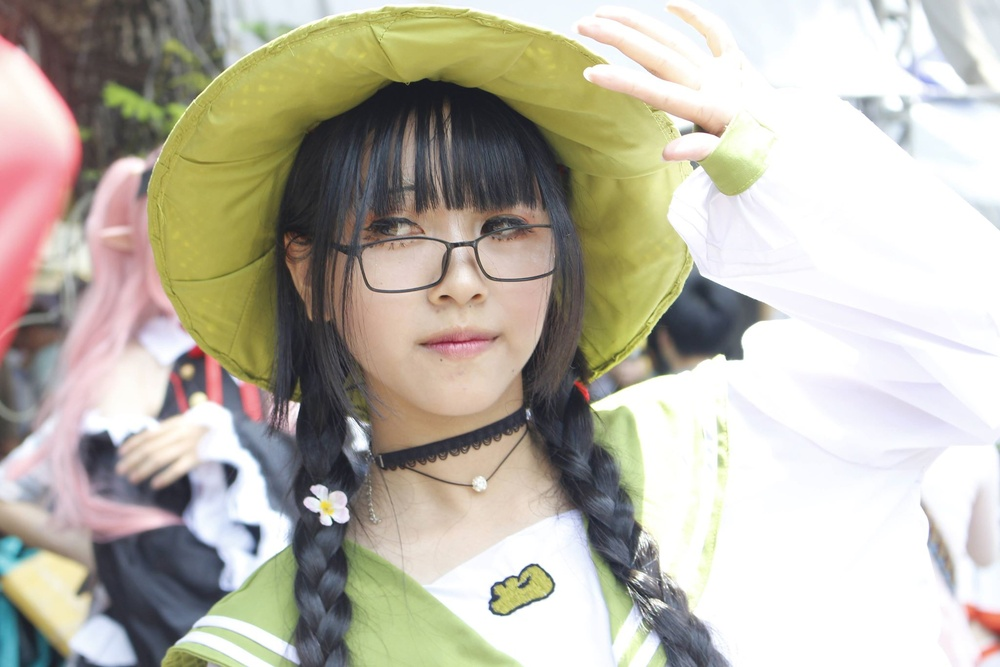
#> input picture Bai4-5/girl3.jpg, 1000 x 667 px, shrunk from 2048 x 1365 before the run
$ python k_means_p2.py
#> lines starting #> are read from the running program, lines starting #| are printed output that depends on the picture
import matplotlib.image as mpimg
import matplotlib.pyplot as plt
import numpy as np
from sklearn.cluster import KMeans

img = mpimg.imread('girl3.jpg')
#> img is the input picture: shape (667, 1000, 3); mean R, G, B 186.3, 181.3, 168.2
# [4 lines of commented-out code are left out]

X = img.reshape((img.shape[0]*img.shape[1], img.shape[2]))

for K in [5]:
    kmeans = KMeans(n_clusters=K).fit(X)
    label = kmeans.predict(X)

    img4 = np.zeros_like(X)
    # replace each pixel by its center
    for k in range(K):
        img4[label == k] = kmeans.cluster_centers_[k]
    # reshape and display output image
    img5 = img4.reshape((img.shape[0], img.shape[1], img.shape[2]))
    plt.imshow(img5, interpolation='nearest')
    plt.axis('off')
    plt.show()
#> this loop made 1 pass
#> pass 1, `plt.show()`:
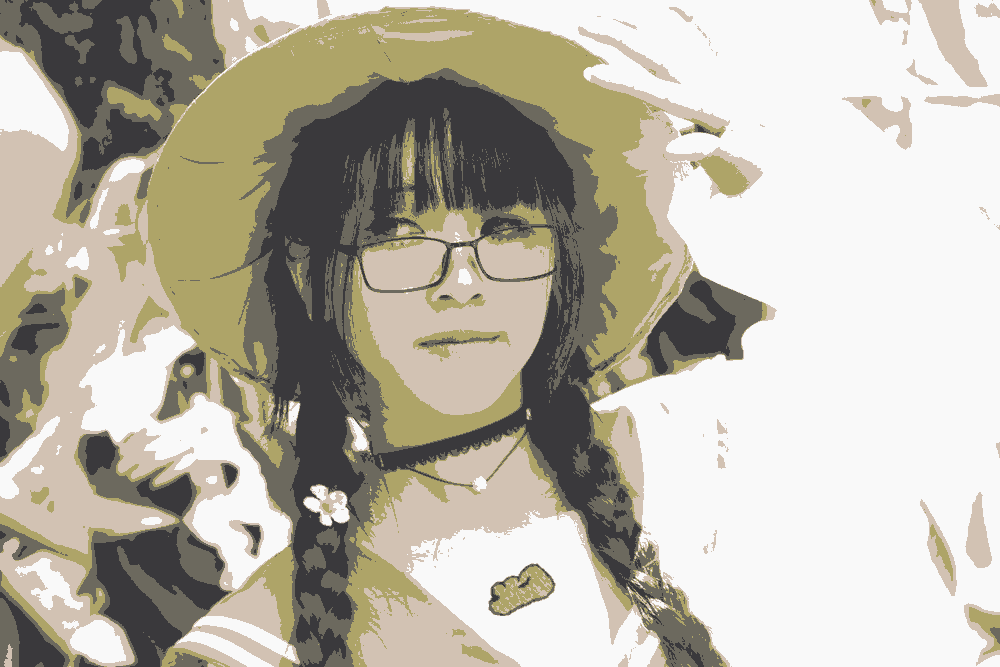
#> shown: shape (667, 1000, 3); mean R, G, B 185.9, 180.9, 167.7

$ run again, with Bai4-5/boy.jpg copied over Bai4-5/girl3.jpg
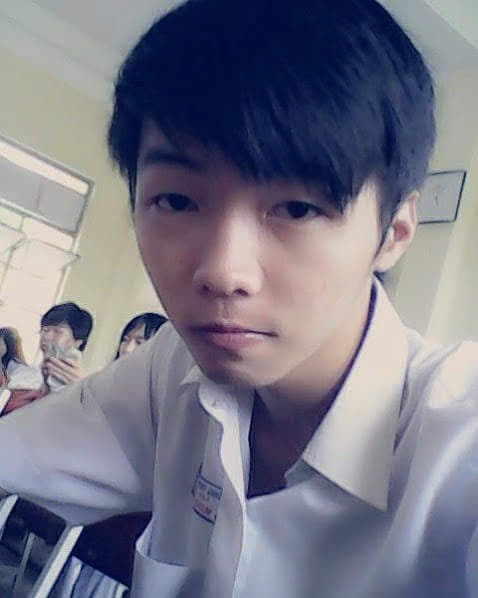
#> input picture Bai4-5/boy.jpg, 478 x 598 px
#> img is the input picture: shape (598, 478, 3); mean R, G, B 119.9, 119.7, 135
#> the loop `for K in [5]:` made 1 pass
#> pass 1, `plt.show()`:
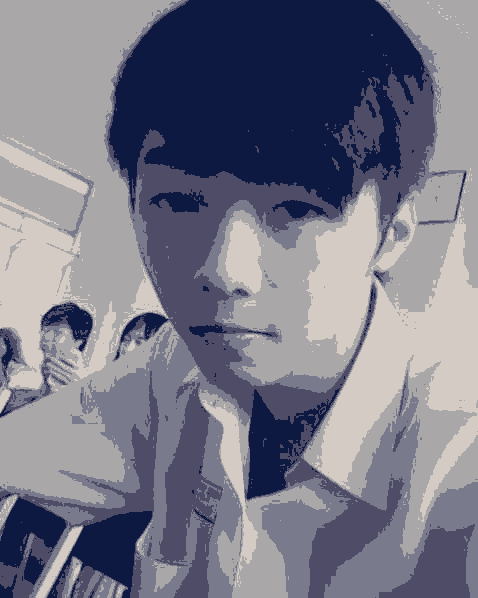
#> shown: shape (598, 478, 3); mean R, G, B 119.3, 119.3, 134.6
